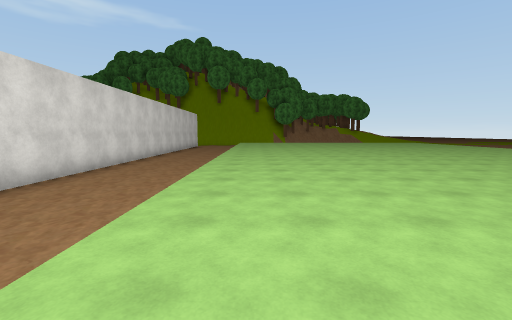
[1] (above)

16 first-person views from a walk through a scene from a Unity 3-D project. The camera is 1.5 m above the floor, tilts 6° down and sees 90° across. The floor is counted in squares, 2 m on a side. Each view is taken from the middle of a square. On the plan, view 1 faces up. The plan holds only what a view shows up to about 9 squares ahead; the rest is blank. The place goes on beyond the plan. Some trees and plants on the terrain are drawn as simple stand-ins. The player is left out. Some surface patterns are stand-ins.

[2]
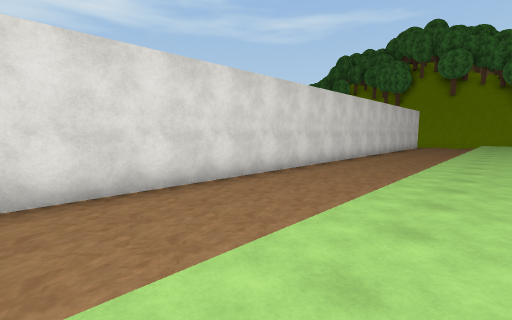

[3]
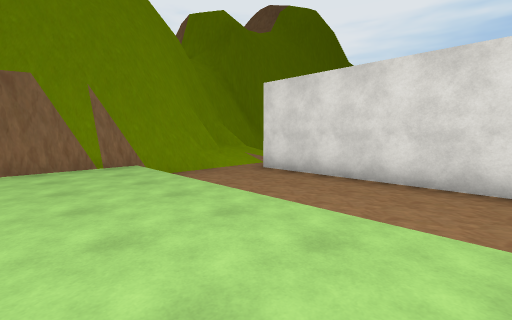

[4]
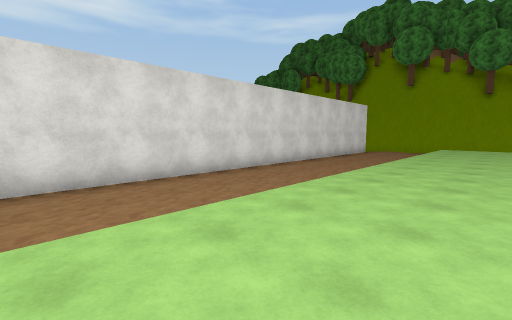

[5]
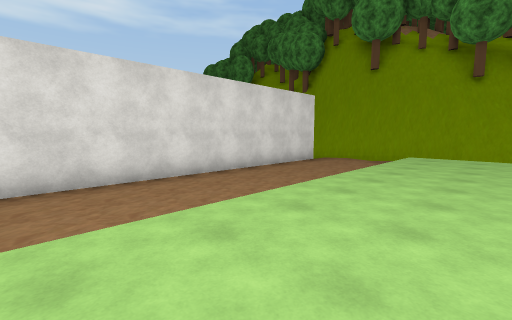

[6]
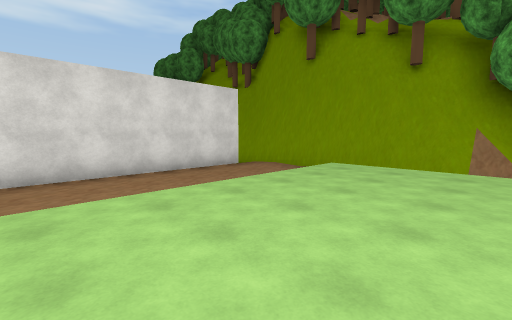

[7]
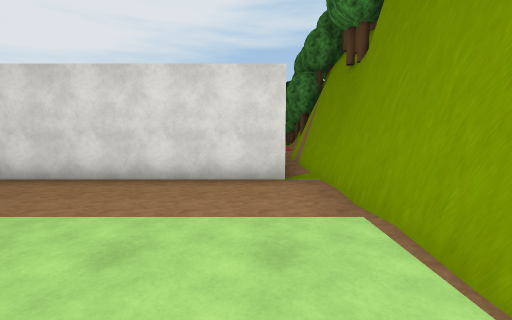

[8]
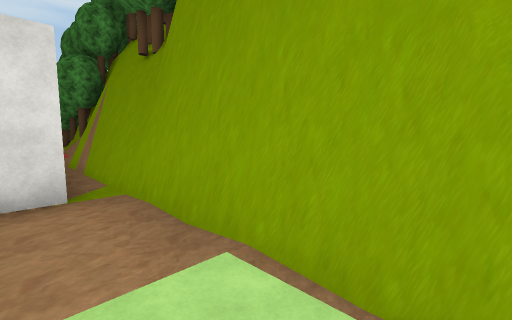

[9]
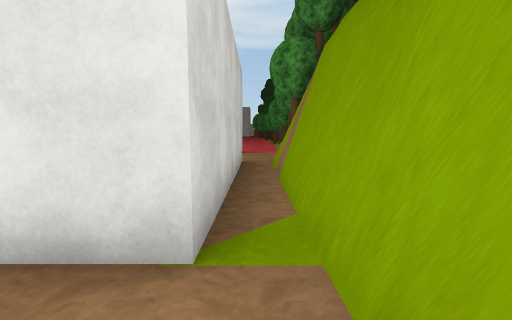

[10]
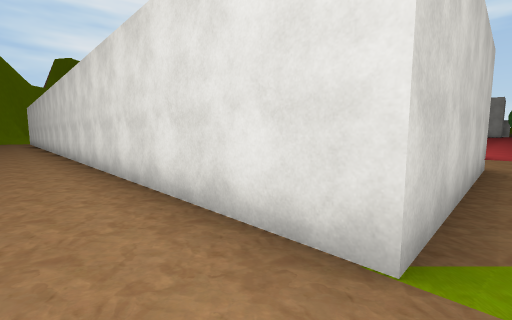

[11]
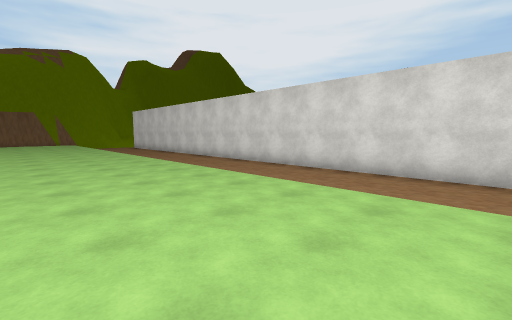

[12]
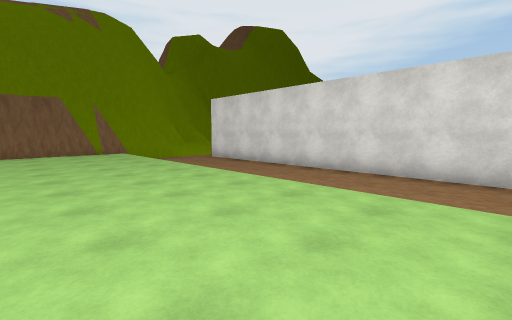

[13]
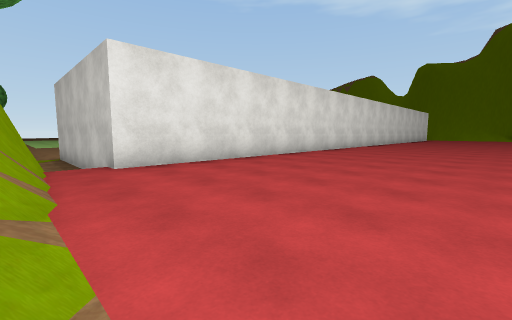

[14]
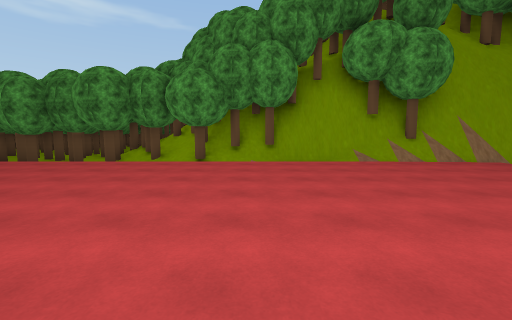

[15]
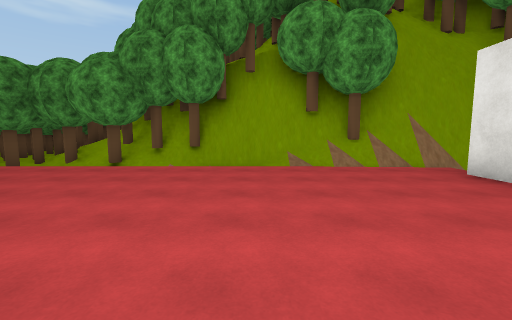

[16]
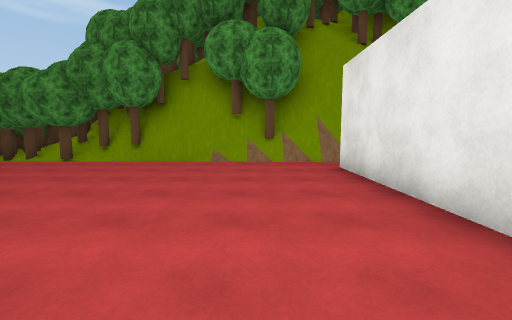

### Floor plan
Key: @ floor where view 1 was taken; # wall or solid block; . main floor; : floor 0.5 m higher than the main floor; - floor 0.5 m lower than the main floor; + floor 0.75 m higher than the main floor; / step, stairs or slope; T tree; O other object.
Columns run from 25 left of view 1 to 2 right of it. Each row starts with its distance up from view 1.
 24      OOTT T# O  OT#
 23 TOOTTT:T##TOTTOTT##
 22  T  TTT#T#TTT######       #T
 21   T#/////////T#############+
 20    .............--------////
 19     ...........######---/...
 18      ..........#    #---/...
 17       .........#    #---/...
 16        ........#    #---/...
 15        ........#    #---/...
 14          ......#    #---/...
 13           .....#    #---/...
 12           .....     #---/...
 11           ....      #---/...
 10           ...       #---/...
  9           ..        #---/...
  8                     #---/...
  7                     #---/...
  6                     #---/...
  5                     #---/...
  4                     #---/...
  3                     #---/...
  2                     #---/...
  1                     #---/...
  0                     #---/@..
 -1                     #---/...
 -2                     #---/...
 -3                     #---/...
 -4                     //######
 -5                     /###
 -6                      #

Where each view was taken, in squares from view 1:
view 1: 0 up, 0 right, facing up
view 2: 0 up, 0 right, facing up-left
view 3: 2 up, 1 right, facing down-left
view 4: 6 up, 1 right, facing up-left
view 5: 11 up, 1 right, facing up-left
view 6: 14 up, 2 right, facing up-left
view 7: 19 up, 1 right, facing left
view 8: 19 up, 0 right, facing up-left
view 9: 20 up, 3 left, facing left
view 10: 20 up, 3 left, facing down-left
view 11: 15 up, 2 right, facing down-left
view 12: 6 up, 2 right, facing down-left
view 13: 21 up, 15 left, facing down-right
view 14: 14 up, 16 left, facing up
view 15: 15 up, 14 left, facing up
view 16: 14 up, 12 left, facing up
